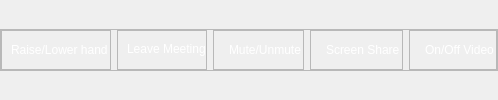
      <widget class="QWidget" name="Dy_Zoom">
       <property name="styleSheet">
        <string notr="true">QLabel {
    color: white;
}</string>
       </property>
       <layout class="QGridLayout" name="gridLayout_18">
        <property name="leftMargin">
         <number>0</number>
        </property>
        <property name="topMargin">
         <number>0</number>
        </property>
        <property name="rightMargin">
         <number>0</number>
        </property>
        <property name="bottomMargin">
         <number>0</number>
        </property>
        <property name="spacing">
         <number>0</number>
        </property>
        <item row="0" column="0" alignment="Qt::AlignHCenter|Qt::AlignVCenter">
         <widget class="QFrame" name="Dy_Zoom_frame">
          <property name="frameShape">
           <enum>QFrame::StyledPanel</enum>
          </property>
          <property name="frameShadow">
           <enum>QFrame::Raised</enum>
          </property>
          <layout class="QHBoxLayout" name="horizontalLayout_111">
           <property name="leftMargin">
            <number>0</number>
           </property>
           <property name="topMargin">
            <number>0</number>
           </property>
           <property name="rightMargin">
            <number>0</number>
           </property>
           <property name="bottomMargin">
            <number>0</number>
           </property>
           <item>
            <widget class="QFrame" name="Hand_2">
             <property name="sizePolicy">
              <sizepolicy hsizetype="Fixed" vsizetype="Fixed">
               <horstretch>0</horstretch>
               <verstretch>0</verstretch>
              </sizepolicy>
             </property>
             <property name="minimumSize">
              <size>
               <width>0</width>
               <height>40</height>
              </size>
             </property>
             <property name="maximumSize">
              <size>
               <width>16777215</width>
               <height>40</height>
              </size>
             </property>
             <property name="frameShape">
              <enum>QFrame::StyledPanel</enum>
             </property>
             <property name="frameShadow">
              <enum>QFrame::Raised</enum>
             </property>
             <layout class="QHBoxLayout" name="horizontalLayout_110">
              <property name="spacing">
               <number>0</number>
              </property>
              <property name="leftMargin">
               <number>2</number>
              </property>
              <property name="topMargin">
               <number>0</number>
              </property>
              <property name="rightMargin">
               <number>2</number>
              </property>
              <property name="bottomMargin">
               <number>0</number>
              </property>
              <item>
               <widget class="QLabel" name="Icon_92">
                <property name="maximumSize">
                 <size>
                  <width>50</width>
                  <height>25</height>
                 </size>
                </property>
                <property name="text">
                 <string/>
                </property>
                <property name="pixmap">
                 <pixmap resource="Tray.qrc">:/TrayIcon/Icons2/Dynamic hand gestures/5_32-33.png</pixmap>
                </property>
                <property name="scaledContents">
                 <bool>true</bool>
                </property>
               </widget>
              </item>
              <item>
               <widget class="QLabel" name="Text_92">
                <property name="text">
                 <string>Raise/Lower hand</string>
                </property>
                <property name="wordWrap">
                 <bool>true</bool>
                </property>
               </widget>
              </item>
             </layout>
            </widget>
           </item>
           <item>
            <widget class="QFrame" name="Leave_2">
             <property name="sizePolicy">
              <sizepolicy hsizetype="Fixed" vsizetype="Fixed">
               <horstretch>0</horstretch>
               <verstretch>0</verstretch>
              </sizepolicy>
             </property>
             <property name="minimumSize">
              <size>
               <width>0</width>
               <height>40</height>
              </size>
             </property>
             <property name="maximumSize">
              <size>
               <width>16777215</width>
               <height>40</height>
              </size>
             </property>
             <property name="frameShape">
              <enum>QFrame::StyledPanel</enum>
             </property>
             <property name="frameShadow">
              <enum>QFrame::Raised</enum>
             </property>
             <layout class="QHBoxLayout" name="horizontalLayout_109">
              <property name="spacing">
               <number>0</number>
              </property>
              <property name="leftMargin">
               <number>2</number>
              </property>
              <property name="topMargin">
               <number>0</number>
              </property>
              <property name="rightMargin">
               <number>0</number>
              </property>
              <property name="bottomMargin">
               <number>2</number>
              </property>
              <item>
               <widget class="QLabel" name="Icon_91">
                <property name="maximumSize">
                 <size>
                  <width>50</width>
                  <height>25</height>
                 </size>
                </property>
                <property name="text">
                 <string/>
                </property>
                <property name="pixmap">
                 <pixmap resource="Tray.qrc">:/TrayIcon/Icons2/Dynamic hand gestures/4_28-29.png</pixmap>
                </property>
                <property name="scaledContents">
                 <bool>true</bool>
                </property>
               </widget>
              </item>
              <item>
               <widget class="QLabel" name="Text_91">
                <property name="text">
                 <string>Leave Meeting</string>
                </property>
                <property name="wordWrap">
                 <bool>true</bool>
                </property>
               </widget>
              </item>
             </layout>
            </widget>
           </item>
           <item>
            <widget class="QFrame" name="Mute_2">
             <property name="sizePolicy">
              <sizepolicy hsizetype="Fixed" vsizetype="Fixed">
               <horstretch>0</horstretch>
               <verstretch>0</verstretch>
              </sizepolicy>
             </property>
             <property name="minimumSize">
              <size>
               <width>0</width>
               <height>40</height>
              </size>
             </property>
             <property name="maximumSize">
              <size>
               <width>16777215</width>
               <height>40</height>
              </size>
             </property>
             <property name="frameShape">
              <enum>QFrame::StyledPanel</enum>
             </property>
             <property name="frameShadow">
              <enum>QFrame::Raised</enum>
             </property>
             <layout class="QHBoxLayout" name="horizontalLayout_106">
              <property name="leftMargin">
               <number>2</number>
              </property>
              <property name="topMargin">
               <number>0</number>
              </property>
              <property name="rightMargin">
               <number>2</number>
              </property>
              <property name="bottomMargin">
               <number>0</number>
              </property>
              <item>
               <widget class="QLabel" name="Icon_88">
                <property name="maximumSize">
                 <size>
                  <width>50</width>
                  <height>25</height>
                 </size>
                </property>
                <property name="text">
                 <string/>
                </property>
                <property name="pixmap">
                 <pixmap resource="Tray.qrc">:/TrayIcon/Icons2/Dynamic hand gestures/5_30-31.png</pixmap>
                </property>
                <property name="scaledContents">
                 <bool>true</bool>
                </property>
               </widget>
              </item>
              <item>
               <widget class="QLabel" name="Text_88">
                <property name="sizePolicy">
                 <sizepolicy hsizetype="Preferred" vsizetype="Preferred">
                  <horstretch>0</horstretch>
                  <verstretch>0</verstretch>
                 </sizepolicy>
                </property>
                <property name="text">
                 <string>Mute/Unmute</string>
                </property>
                <property name="textFormat">
                 <enum>Qt::PlainText</enum>
                </property>
                <property name="scaledContents">
                 <bool>false</bool>
                </property>
                <property name="wordWrap">
                 <bool>true</bool>
                </property>
               </widget>
              </item>
             </layout>
            </widget>
           </item>
           <item>
            <widget class="QFrame" name="ScreenShare_2">
             <property name="sizePolicy">
              <sizepolicy hsizetype="Fixed" vsizetype="Fixed">
               <horstretch>0</horstretch>
               <verstretch>0</verstretch>
              </sizepolicy>
             </property>
             <property name="minimumSize">
              <size>
               <width>0</width>
               <height>40</height>
              </size>
             </property>
             <property name="maximumSize">
              <size>
               <width>16777215</width>
               <height>40</height>
              </size>
             </property>
             <property name="frameShape">
              <enum>QFrame::StyledPanel</enum>
             </property>
             <property name="frameShadow">
              <enum>QFrame::Raised</enum>
             </property>
             <layout class="QHBoxLayout" name="horizontalLayout_107">
              <property name="leftMargin">
               <number>2</number>
              </property>
              <property name="topMargin">
               <number>0</number>
              </property>
              <property name="rightMargin">
               <number>2</number>
              </property>
              <property name="bottomMargin">
               <number>0</number>
              </property>
              <item>
               <widget class="QLabel" name="Icon_89">
                <property name="maximumSize">
                 <size>
                  <width>50</width>
                  <height>25</height>
                 </size>
                </property>
                <property name="text">
                 <string/>
                </property>
                <property name="pixmap">
                 <pixmap resource="Tray.qrc">:/TrayIcon/Icons2/Dynamic hand gestures/7_38-39-40-41.png</pixmap>
                </property>
                <property name="scaledContents">
                 <bool>true</bool>
                </property>
               </widget>
              </item>
              <item>
               <widget class="QLabel" name="Text_89">
                <property name="sizePolicy">
                 <sizepolicy hsizetype="Fixed" vsizetype="Fixed">
                  <horstretch>0</horstretch>
                  <verstretch>0</verstretch>
                 </sizepolicy>
                </property>
                <property name="text">
                 <string>Screen Share</string>
                </property>
                <property name="wordWrap">
                 <bool>true</bool>
                </property>
               </widget>
              </item>
             </layout>
            </widget>
           </item>
           <item>
            <widget class="QFrame" name="Video_2">
             <property name="sizePolicy">
              <sizepolicy hsizetype="Fixed" vsizetype="Fixed">
               <horstretch>0</horstretch>
               <verstretch>0</verstretch>
              </sizepolicy>
             </property>
             <property name="minimumSize">
              <size>
               <width>0</width>
               <height>40</height>
              </size>
             </property>
             <property name="maximumSize">
              <size>
               <width>16777215</width>
               <height>40</height>
              </size>
             </property>
             <property name="frameShape">
              <enum>QFrame::StyledPanel</enum>
             </property>
             <property name="frameShadow">
              <enum>QFrame::Raised</enum>
             </property>
             <layout class="QHBoxLayout" name="horizontalLayout_108">
              <property name="spacing">
               <number>6</number>
              </property>
              <property name="sizeConstraint">
               <enum>QLayout::SetDefaultConstraint</enum>
              </property>
              <property name="leftMargin">
               <number>2</number>
              </property>
              <property name="topMargin">
               <number>0</number>
              </property>
              <property name="rightMargin">
               <number>2</number>
              </property>
              <property name="bottomMargin">
               <number>0</number>
              </property>
              <item alignment="Qt::AlignHCenter|Qt::AlignVCenter">
               <widget class="QLabel" name="Icon_90">
                <property name="maximumSize">
                 <size>
                  <width>50</width>
                  <height>25</height>
                 </size>
                </property>
                <property name="text">
                 <string/>
                </property>
                <property name="pixmap">
                 <pixmap resource="Tray.qrc">:/TrayIcon/Icons2/Dynamic hand gestures/4_26-27-28-29.png</pixmap>
                </property>
                <property name="scaledContents">
                 <bool>true</bool>
                </property>
               </widget>
              </item>
              <item>
               <widget class="QLabel" name="Text_90">
                <property name="maximumSize">
                 <size>
                  <width>16777215</width>
                  <height>40</height>
                 </size>
                </property>
                <property name="text">
                 <string>On/Off Video</string>
                </property>
                <property name="wordWrap">
                 <bool>true</bool>
                </property>
               </widget>
              </item>
             </layout>
            </widget>
           </item>
          </layout>
         </widget>
        </item>
       </layout>
      </widget>
